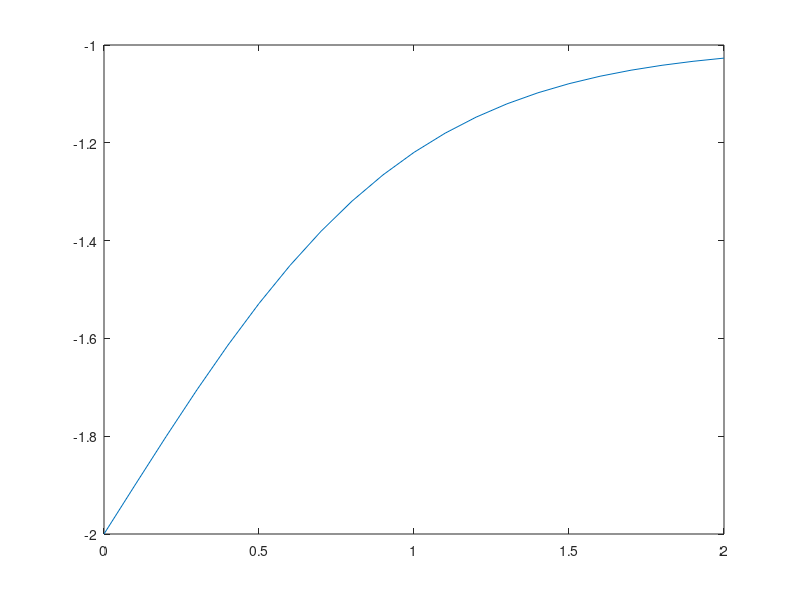

Reproduce this figure in MATLAB.
clc;
clear ;
%initializing initial value for ode solving
to=0;
tend=2;
yo=-2;
h=0.1;
N=(tend-to)/h;
y=zeros(N+1,1);
t=linspace(to,tend,N+1);
y(1)=yo;

%implementing implict Euler method 
for i=1:N
    fi=-((y(i)+1)*(y(i)+3));
    y(i+1)=y(i)+h*fi;
end
plot(t,y);
%Exact solution 
